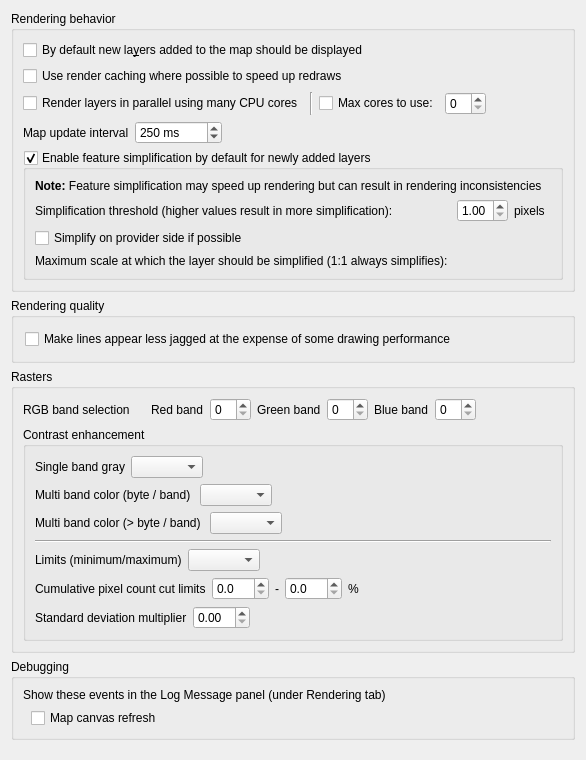
             <widget class="QWidget" name="mOptionsScrollAreaContents_04">
              <property name="geometry">
               <rect>
                <x>0</x>
                <y>0</y>
                <width>575</width>
                <height>760</height>
               </rect>
              </property>
              <layout class="QVBoxLayout" name="verticalLayout_29">
               <item>
                <widget class="QgsCollapsibleGroupBox" name="groupBox_5">
                 <property name="title">
                  <string>Rendering behavior</string>
                 </property>
                 <layout class="QVBoxLayout" name="verticalLayout_9">
                  <item>
                   <widget class="QCheckBox" name="chkAddedVisibility">
                    <property name="text">
                     <string>By default new la&amp;yers added to the map should be displayed</string>
                    </property>
                   </widget>
                  </item>
                  <item>
                   <widget class="QCheckBox" name="chkUseRenderCaching">
                    <property name="text">
                     <string>Use render caching where possible to speed up redraws</string>
                    </property>
                   </widget>
                  </item>
                  <item>
                   <layout class="QHBoxLayout" name="horizontalLayout_26">
                    <item>
                     <widget class="QCheckBox" name="chkParallelRendering">
                      <property name="text">
                       <string>Render layers in parallel using many CPU cores</string>
                      </property>
                     </widget>
                    </item>
                    <item>
                     <widget class="Line" name="line_6">
                      <property name="orientation">
                       <enum>Qt::Vertical</enum>
                      </property>
                     </widget>
                    </item>
                    <item>
                     <widget class="QCheckBox" name="chkMaxThreads">
                      <property name="text">
                       <string>Max cores to use:</string>
                      </property>
                     </widget>
                    </item>
                    <item>
                     <widget class="QSpinBox" name="spinMaxThreads"/>
                    </item>
                    <item>
                     <spacer name="horizontalSpacer_41">
                      <property name="orientation">
                       <enum>Qt::Horizontal</enum>
                      </property>
                      <property name="sizeHint" stdset="0">
                       <size>
                        <width>40</width>
                        <height>20</height>
                       </size>
                      </property>
                     </spacer>
                    </item>
                   </layout>
                  </item>
                  <item>
                   <layout class="QHBoxLayout" name="horizontalLayout_4">
                    <item>
                     <widget class="QLabel" name="label_56">
                      <property name="text">
                       <string>Map update interval</string>
                      </property>
                     </widget>
                    </item>
                    <item>
                     <widget class="QSpinBox" name="spinMapUpdateInterval">
                      <property name="suffix">
                       <string> ms</string>
                      </property>
                      <property name="maximum">
                       <number>999999</number>
                      </property>
                      <property name="singleStep">
                       <number>50</number>
                      </property>
                      <property name="value">
                       <number>250</number>
                      </property>
                     </widget>
                    </item>
                    <item>
                     <spacer name="horizontalSpacer_46">
                      <property name="orientation">
                       <enum>Qt::Horizontal</enum>
                      </property>
                      <property name="sizeHint" stdset="0">
                       <size>
                        <width>40</width>
                        <height>20</height>
                       </size>
                      </property>
                     </spacer>
                    </item>
                   </layout>
                  </item>
                  <item>
                   <widget class="QgsCollapsibleGroupBox" name="mSimplifyDrawingGroupBox">
                    <property name="title">
                     <string>Enable feature simplification by default for newly added layers</string>
                    </property>
                    <property name="flat">
                     <bool>true</bool>
                    </property>
                    <property name="checkable">
                     <bool>true</bool>
                    </property>
                    <layout class="QGridLayout" name="_14">
                     <item row="0" column="1" colspan="4">
                      <widget class="QLabel" name="label_59">
                       <property name="text">
                        <string>&lt;b&gt;Note:&lt;/b&gt; Feature simplification may speed up rendering but can result in rendering inconsistencies</string>
                       </property>
                      </widget>
                     </item>
                     <item row="1" column="1">
                      <widget class="QLabel" name="label_65">
                       <property name="text">
                        <string>Simplification threshold (higher values result in more simplification): </string>
                       </property>
                       <property name="margin">
                        <number>2</number>
                       </property>
                      </widget>
                     </item>
                     <item row="1" column="2">
                      <widget class="QDoubleSpinBox" name="mSimplifyDrawingSpinBox">
                       <property name="toolTip">
                        <string>Higher values result in more simplification</string>
                       </property>
                       <property name="decimals">
                        <number>2</number>
                       </property>
                       <property name="minimum">
                        <double>1.000000000000000</double>
                       </property>
                       <property name="maximum">
                        <double>5.000000000000000</double>
                       </property>
                       <property name="singleStep">
                        <double>0.200000000000000</double>
                       </property>
                       <property name="value">
                        <double>1.000000000000000</double>
                       </property>
                      </widget>
                     </item>
                     <item row="1" column="3">
                      <widget class="QLabel" name="mSimplifyDrawingPx">
                       <property name="text">
                        <string>pixels</string>
                       </property>
                       <property name="margin">
                        <number>2</number>
                       </property>
                      </widget>
                     </item>
                     <item row="1" column="4">
                      <spacer name="horizontalSpacer_40">
                       <property name="orientation">
                        <enum>Qt::Horizontal</enum>
                       </property>
                       <property name="sizeHint" stdset="0">
                        <size>
                         <width>20</width>
                         <height>20</height>
                        </size>
                       </property>
                      </spacer>
                     </item>
                     <item row="2" column="1" colspan="4">
                      <widget class="QCheckBox" name="mSimplifyDrawingAtProvider">
                       <property name="text">
                        <string>Simplify on provider side if possible</string>
                       </property>
                      </widget>
                     </item>
                     <item row="3" column="1">
                      <widget class="QLabel" name="mSimplifyMaxScaleLabel">
                       <property name="text">
                        <string>Maximum scale at which the layer should be simplified (1:1 always simplifies): </string>
                       </property>
                       <property name="margin">
                        <number>2</number>
                       </property>
                      </widget>
                     </item>
                     <item row="3" column="2">
                      <widget class="QgsScaleComboBox" name="mSimplifyMaximumScaleComboBox" native="true">
                       <property name="sizePolicy">
                        <sizepolicy hsizetype="Expanding" vsizetype="Fixed">
                         <horstretch>0</horstretch>
                         <verstretch>0</verstretch>
                        </sizepolicy>
                       </property>
                      </widget>
                     </item>
                    </layout>
                   </widget>
                  </item>
                 </layout>
                </widget>
               </item>
               <item>
                <widget class="QgsCollapsibleGroupBox" name="groupBox_8">
                 <property name="title">
                  <string>Rendering quality</string>
                 </property>
                 <layout class="QVBoxLayout" name="_5">
                  <property name="margin">
                   <number>11</number>
                  </property>
                  <item>
                   <widget class="QCheckBox" name="chkAntiAliasing">
                    <property name="text">
                     <string>Make lines appear less jagged at the expense of some drawing performance</string>
                    </property>
                   </widget>
                  </item>
                 </layout>
                </widget>
               </item>
               <item>
                <widget class="QgsCollapsibleGroupBox" name="groupBox_14">
                 <property name="title">
                  <string>Rasters</string>
                 </property>
                 <layout class="QVBoxLayout" name="verticalLayout_10">
                  <item>
                   <widget class="QWidget" name="widget" native="true">
                    <layout class="QHBoxLayout" name="horizontalLayout_19">
                     <property name="margin">
                      <number>0</number>
                     </property>
                     <item>
                      <widget class="QLabel" name="label_21">
                       <property name="text">
                        <string>RGB band selection</string>
                       </property>
                      </widget>
                     </item>
                     <item>
                      <spacer name="horizontalSpacer_19">
                       <property name="orientation">
                        <enum>Qt::Horizontal</enum>
                       </property>
                       <property name="sizeType">
                        <enum>QSizePolicy::Maximum</enum>
                       </property>
                       <property name="sizeHint" stdset="0">
                        <size>
                         <width>15</width>
                         <height>20</height>
                        </size>
                       </property>
                      </spacer>
                     </item>
                     <item>
                      <widget class="QLabel" name="label_22">
                       <property name="text">
                        <string>Red band</string>
                       </property>
                      </widget>
                     </item>
                     <item>
                      <widget class="QSpinBox" name="spnRed"/>
                     </item>
                     <item>
                      <widget class="QLabel" name="label_23">
                       <property name="text">
                        <string>Green band</string>
                       </property>
                      </widget>
                     </item>
                     <item>
                      <widget class="QSpinBox" name="spnGreen"/>
                     </item>
                     <item>
                      <widget class="QLabel" name="label_24">
                       <property name="text">
                        <string>Blue band</string>
                       </property>
                      </widget>
                     </item>
                     <item>
                      <widget class="QSpinBox" name="spnBlue"/>
                     </item>
                     <item>
                      <spacer name="horizontalSpacer_20">
                       <property name="orientation">
                        <enum>Qt::Horizontal</enum>
                       </property>
                       <property name="sizeHint" stdset="0">
                        <size>
                         <width>40</width>
                         <height>20</height>
                        </size>
                       </property>
                      </spacer>
                     </item>
                    </layout>
                   </widget>
                  </item>
                  <item>
                   <widget class="QGroupBox" name="groupBox_17">
                    <property name="title">
                     <string>Contrast enhancement</string>
                    </property>
                    <property name="flat">
                     <bool>true</bool>
                    </property>
                    <layout class="QVBoxLayout" name="verticalLayout_11">
                     <item>
                      <widget class="QWidget" name="widget_3" native="true">
                       <layout class="QHBoxLayout" name="horizontalLayout_22">
                        <property name="margin">
                         <number>0</number>
                        </property>
                        <item>
                         <widget class="QLabel" name="label_37">
                          <property name="text">
                           <string>Single band gray</string>
                          </property>
                         </widget>
                        </item>
                        <item>
                         <widget class="QComboBox" name="cboxContrastEnhancementAlgorithmSingleBand"/>
                        </item>
                        <item>
                         <spacer name="horizontalSpacer_23">
                          <property name="orientation">
                           <enum>Qt::Horizontal</enum>
                          </property>
                          <property name="sizeHint" stdset="0">
                           <size>
                            <width>208</width>
                            <height>20</height>
                           </size>
                          </property>
                         </spacer>
                        </item>
                       </layout>
                      </widget>
                     </item>
                     <item>
                      <widget class="QWidget" name="widget_4" native="true">
                       <layout class="QHBoxLayout" name="horizontalLayout_23">
                        <property name="margin">
                         <number>0</number>
                        </property>
                        <item>
                         <widget class="QLabel" name="label_38">
                          <property name="text">
                           <string>Multi band color (byte / band) </string>
                          </property>
                         </widget>
                        </item>
                        <item>
                         <widget class="QComboBox" name="cboxContrastEnhancementAlgorithmMultiBandSingleByte"/>
                        </item>
                        <item>
                         <spacer name="horizontalSpacer_24">
                          <property name="orientation">
                           <enum>Qt::Horizontal</enum>
                          </property>
                          <property name="sizeHint" stdset="0">
                           <size>
                            <width>208</width>
                            <height>20</height>
                           </size>
                          </property>
                         </spacer>
                        </item>
                       </layout>
                      </widget>
                     </item>
                     <item>
                      <widget class="QWidget" name="widget_5" native="true">
                       <layout class="QHBoxLayout" name="horizontalLayout_24">
                        <property name="margin">
                         <number>0</number>
                        </property>
                        <item>
                         <widget class="QLabel" name="label_39">
                          <property name="text">
                           <string>Multi band color (&gt; byte / band) </string>
                          </property>
                         </widget>
                        </item>
                        <item>
                         <widget class="QComboBox" name="cboxContrastEnhancementAlgorithmMultiBandMultiByte"/>
                        </item>
                        <item>
                         <spacer name="horizontalSpacer_25">
                          <property name="orientation">
                           <enum>Qt::Horizontal</enum>
                          </property>
                          <property name="sizeHint" stdset="0">
                           <size>
                            <width>208</width>
                            <height>20</height>
                           </size>
                          </property>
                         </spacer>
                        </item>
                       </layout>
                      </widget>
                     </item>
                     <item>
                      <widget class="Line" name="line">
                       <property name="orientation">
                        <enum>Qt::Horizontal</enum>
                       </property>
                      </widget>
                     </item>
                     <item>
                      <widget class="QWidget" name="widget_6" native="true">
                       <layout class="QHBoxLayout" name="horizontalLayout_25">
                        <property name="margin">
                         <number>0</number>
                        </property>
                        <item>
                         <widget class="QLabel" name="label_40">
                          <property name="text">
                           <string>Limits (minimum/maximum)</string>
                          </property>
                         </widget>
                        </item>
                        <item>
                         <widget class="QComboBox" name="cboxContrastEnhancementLimits"/>
                        </item>
                        <item>
                         <spacer name="horizontalSpacer_26">
                          <property name="orientation">
                           <enum>Qt::Horizontal</enum>
                          </property>
                          <property name="sizeHint" stdset="0">
                           <size>
                            <width>208</width>
                            <height>20</height>
                           </size>
                          </property>
                         </spacer>
                        </item>
                       </layout>
                      </widget>
                     </item>
                     <item>
                      <widget class="QWidget" name="widget_7" native="true">
                       <layout class="QHBoxLayout" name="horizontalLayout_18">
                        <property name="margin">
                         <number>0</number>
                        </property>
                        <item>
                         <widget class="QLabel" name="label_36">
                          <property name="text">
                           <string>Cumulative pixel count cut limits</string>
                          </property>
                         </widget>
                        </item>
                        <item>
                         <widget class="QDoubleSpinBox" name="mRasterCumulativeCutLowerDoubleSpinBox">
                          <property name="decimals">
                           <number>1</number>
                          </property>
                         </widget>
                        </item>
                        <item>
                         <widget class="QLabel" name="label_34">
                          <property name="text">
                           <string>-</string>
                          </property>
                         </widget>
                        </item>
                        <item>
                         <widget class="QDoubleSpinBox" name="mRasterCumulativeCutUpperDoubleSpinBox">
                          <property name="decimals">
                           <number>1</number>
                          </property>
                         </widget>
                        </item>
                        <item>
                         <widget class="QLabel" name="label_35">
                          <property name="text">
                           <string>%</string>
                          </property>
                         </widget>
                        </item>
                        <item>
                         <spacer name="horizontalSpacer_18">
                          <property name="orientation">
                           <enum>Qt::Horizontal</enum>
                          </property>
                          <property name="sizeHint" stdset="0">
                           <size>
                            <width>123</width>
                            <height>20</height>
                           </size>
                          </property>
                         </spacer>
                        </item>
                       </layout>
                      </widget>
                     </item>
                     <item>
                      <widget class="QWidget" name="widget_2" native="true">
                       <layout class="QHBoxLayout" name="horizontalLayout_20">
                        <property name="margin">
                         <number>0</number>
                        </property>
                        <item>
                         <widget class="QLabel" name="label_25">
                          <property name="text">
                           <string>Standard deviation multiplier</string>
                          </property>
                         </widget>
                        </item>
                        <item>
                         <widget class="QDoubleSpinBox" name="spnThreeBandStdDev">
                          <property name="maximum">
                           <double>10.000000000000000</double>
                          </property>
                          <property name="singleStep">
                           <double>0.100000000000000</double>
                          </property>
                         </widget>
                        </item>
                        <item>
                         <spacer name="horizontalSpacer_21">
                          <property name="orientation">
                           <enum>Qt::Horizontal</enum>
                          </property>
                          <property name="sizeHint" stdset="0">
                           <size>
                            <width>258</width>
                            <height>20</height>
                           </size>
                          </property>
                         </spacer>
                        </item>
                       </layout>
                      </widget>
                     </item>
                    </layout>
                   </widget>
                  </item>
                 </layout>
                </widget>
               </item>
               <item>
                <widget class="QgsCollapsibleGroupBox" name="groupBox_22">
                 <property name="title">
                  <string>Debugging</string>
                 </property>
                 <layout class="QVBoxLayout" name="verticalLayout_35">
                  <item>
                   <widget class="QLabel" name="label_55">
                    <property name="text">
                     <string>Show these events in the Log Message panel (under Rendering tab)</string>
                    </property>
                   </widget>
                  </item>
                  <item>
                   <layout class="QGridLayout" name="gridLayout_6">
                    <item row="0" column="0">
                     <spacer name="horizontalSpacer_37">
                      <property name="orientation">
                       <enum>Qt::Horizontal</enum>
                      </property>
                      <property name="sizeType">
                       <enum>QSizePolicy::Fixed</enum>
                      </property>
                      <property name="sizeHint" stdset="0">
                       <size>
                        <width>8</width>
                        <height>20</height>
                       </size>
                      </property>
                     </spacer>
                    </item>
                    <item row="0" column="1">
                     <widget class="QCheckBox" name="mLogCanvasRefreshChkBx">
                      <property name="text">
                       <string>Map canvas refresh</string>
                      </property>
                     </widget>
                    </item>
                   </layout>
                  </item>
                 </layout>
                </widget>
               </item>
               <item>
                <spacer name="verticalSpacer_6">
                 <property name="orientation">
                  <enum>Qt::Vertical</enum>
                 </property>
                 <property name="sizeHint" stdset="0">
                  <size>
                   <width>20</width>
                   <height>40</height>
                  </size>
                 </property>
                </spacer>
               </item>
              </layout>
             </widget>
